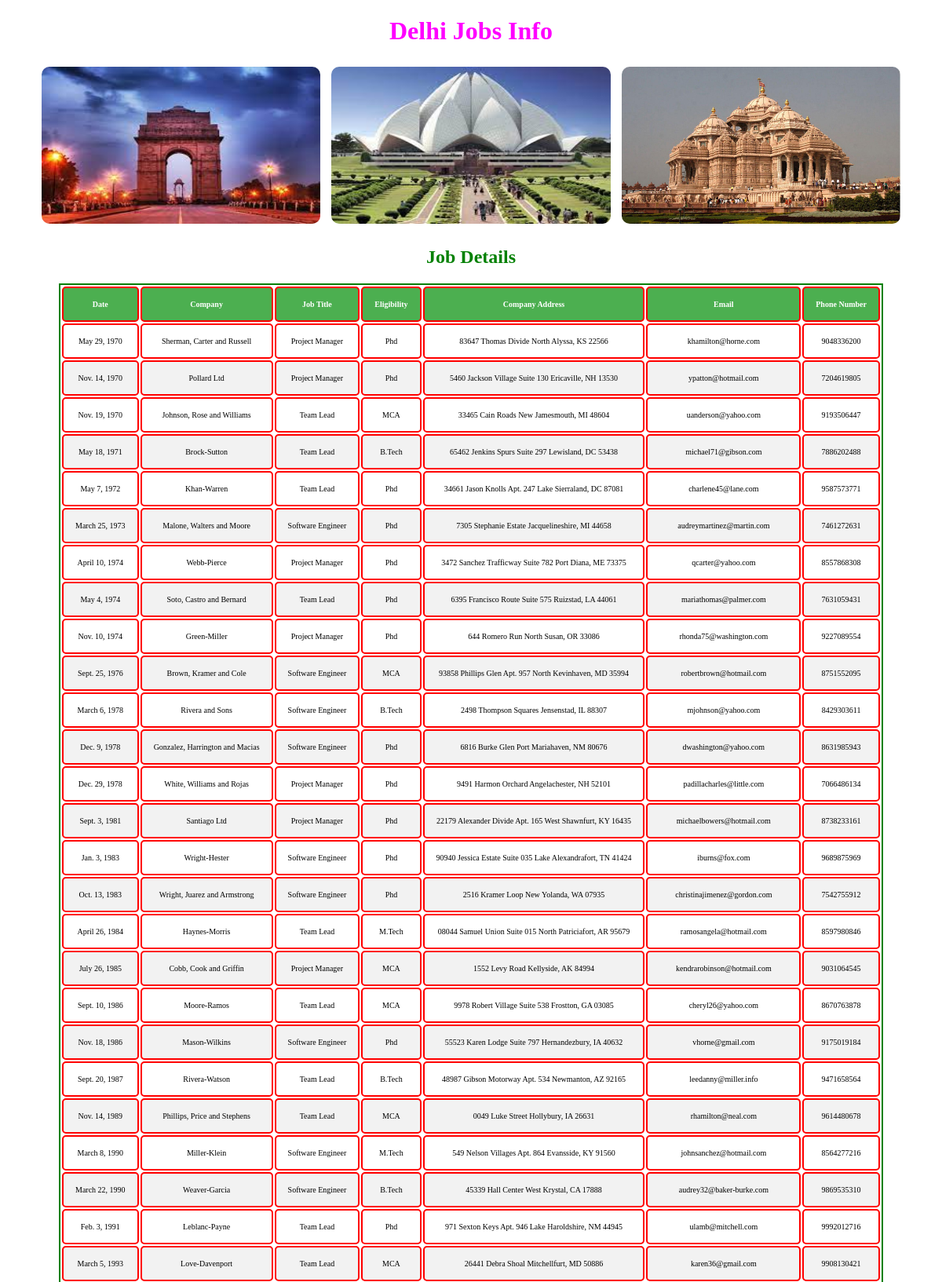
Page /delhijobs/ (upper part) on the committed database.
### jobsApp/models.py (models this page shows)
class delhijobs(models.Model):
    date = models.DateField()
    company = models.CharField(max_length = 100)
    job_title = models.CharField(max_length = 100)
    eligibility = models.CharField(max_length = 30)
    address = models.CharField(max_length = 100)
    email = models.EmailField()
    phone_number = models.IntegerField()

### jobsApp/views.py (the view, shortened to what this page needs)
# urls.py: url(r'^delhijobs/',views.jobs),
def jobs(request):
    area = ['Hyderabad','Pune','Delhi']
    area_msg = ' Jobs Info'
    path = str(request.path_info)
    if 'delhijobs' in path:
        area_msg = area[2] + area_msg
        delhi_jobs =  delhijobs.objects.order_by('date')
        img_1 = 'images/delhi_images/delhi_1.jfif'
        img_2 = 'images/delhi_images/delhi_2.jfif'
        img_3 = 'images/delhi_images/delhi_3.jpg'
        delhi_dict = {'jobs_list':delhi_jobs,
                    'area_msg':area_msg,
                     'img_1':img_1,
                     'img_2':img_2,
                     'img_3':img_3,}
        return render(request,'jobsApp/jobs.html',context = delhi_dict)

### templates/jobsApp/jobs.html (shortened to what this page needs)
<!DOCTYPE html>
{% load staticfiles %}
<html lang="en" dir="ltr">
  <head>
    <link rel = "stylesheet" href = "{% static "css/demo.css" %}">
  </head>
  <body>
    <h1>{{area_msg}}</h1>
    <div id="area">
      <img src = "{% static img_1 %}" alt ="">
      <img src = "{% static img_2 %}" alt ="">
      <img src = "{% static img_3 %}" alt ="">
    </div>
    <h2> Job Details</h2>
    {% if jobs_list %}
      <table>
        <thead>
          <th>Date</th>
          <th>Company</th>
          <th>Job Title</th>
          <th>Eligibility</th>
          <th>Company Address</th>
          <th>Email</th>
          <th>Phone Number</th>
        </thead>
      {% for job in jobs_list %}
        <tr>
          <td>{{job.date}}</td>
          <td>{{job.company}}</td>
          <td>{{job.job_title}}</td>
          <td>{{job.eligibility}}</td>
          <td>{{job.address}}</td>
          <td>{{job.email}}</td>
          <td>{{job.phone_number}}</td>
        </tr>
      {% endfor %}
      </table>
    {% else %}
      <h3>No Records Found...</h3>
  {% endif %}
  </body>
</html>

### static/css/demo.css (style rules this page uses)
h1 { color : magenta; text-align: center; }
h2 { color : green; text-align: center; }
body { background: url(https://images.unsplash.com/photo-1529400971008-f566de0e6dfc?ixid=MXwxMjA3fDB8MHxwaG90by1wYWdlfHx8fGVufDB8fHw%3D&ixlib=rb-1.2.1&auto=format&fit=crop&w=750&q=80); background-repeat: no-repeat; background-size: cover; }
#area { text-align: center; }
img { width:30%; height:200px; border-radius:10px; margin: 5px; }
table { margin: auto; border: 2px solid green; font-family:cursive; }
tr:nth-child(even) { background-color: #f2f2f2; }
th { background-color: #4CAF50; color: white; }
th, td { padding: 15px; text-align: center; border: 2px solid red; border-radius: 5px; font-size: 10px; }

### rows in the picture
delhijobs: date "May 29, 1970", company "Sherman, Carter and Russell", job_title "Project Manager", eligibility "Phd", address "83647 Thomas Divide North Alyssa, KS 22566", email "khamilton@horne.com", phone_number "9048336200"
delhijobs: date "Nov. 14, 1970", company "Pollard Ltd", job_title "Project Manager", eligibility "Phd", address "5460 Jackson Village Suite 130 Ericaville, NH 13530", email "ypatton@hotmail.com", phone_number "7204619805"
delhijobs: date "Nov. 19, 1970", company "Johnson, Rose and Williams", job_title "Team Lead", eligibility "MCA", address "33465 Cain Roads New Jamesmouth, MI 48604", email "uanderson@yahoo.com", phone_number "9193506447"
delhijobs: date "May 18, 1971", company "Brock-Sutton", job_title "Team Lead", eligibility "B.Tech", address "65462 Jenkins Spurs Suite 297 Lewisland, DC 53438", email "michael71@gibson.com", phone_number "7886202488"
delhijobs: date "May 7, 1972", company "Khan-Warren", job_title "Team Lead", eligibility "Phd", address "34661 Jason Knolls Apt. 247 Lake Sierraland, DC 87081", email "charlene45@lane.com", phone_number "9587573771"
delhijobs: date "March 25, 1973", company "Malone, Walters and Moore", job_title "Software Engineer", eligibility "Phd", address "7305 Stephanie Estate Jacquelineshire, MI 44658", email "audreymartinez@martin.com", phone_number "7461272631"
delhijobs: date "April 10, 1974", company "Webb-Pierce", job_title "Project Manager", eligibility "Phd", address "3472 Sanchez Trafficway Suite 782 Port Diana, ME 73375", email "qcarter@yahoo.com", phone_number "8557868308"
delhijobs: date "May 4, 1974", company "Soto, Castro and Bernard", job_title "Team Lead", eligibility "Phd", address "6395 Francisco Route Suite 575 Ruizstad, LA 44061", email "mariathomas@palmer.com", phone_number "7631059431"
delhijobs: date "Nov. 10, 1974", company "Green-Miller", job_title "Project Manager", eligibility "Phd", address "644 Romero Run North Susan, OR 33086", email "rhonda75@washington.com", phone_number "9227089554"
delhijobs: date "Sept. 25, 1976", company "Brown, Kramer and Cole", job_title "Software Engineer", eligibility "MCA", address "93858 Phillips Glen Apt. 957 North Kevinhaven, MD 35994", email "robertbrown@hotmail.com", phone_number "8751552095"
delhijobs: date "March 6, 1978", company "Rivera and Sons", job_title "Software Engineer", eligibility "B.Tech", address "2498 Thompson Squares Jensenstad, IL 88307", email "mjohnson@yahoo.com", phone_number "8429303611"
delhijobs: date "Dec. 9, 1978", company "Gonzalez, Harrington and Macias", job_title "Software Engineer", eligibility "Phd", address "6816 Burke Glen Port Mariahaven, NM 80676", email "dwashington@yahoo.com", phone_number "8631985943"
delhijobs: date "Dec. 29, 1978", company "White, Williams and Rojas", job_title "Project Manager", eligibility "Phd", address "9491 Harmon Orchard Angelachester, NH 52101", email "padillacharles@little.com", phone_number "7066486134"
delhijobs: date "Sept. 3, 1981", company "Santiago Ltd", job_title "Project Manager", eligibility "Phd", address "22179 Alexander Divide Apt. 165 West Shawnfurt, KY 16435", email "michaelbowers@hotmail.com", phone_number "8738233161"
delhijobs: date "Jan. 3, 1983", company "Wright-Hester", job_title "Software Engineer", eligibility "Phd", address "90940 Jessica Estate Suite 035 Lake Alexandrafort, TN 41424", email "iburns@fox.com", phone_number "9689875969"
delhijobs: date "Oct. 13, 1983", company "Wright, Juarez and Armstrong", job_title "Software Engineer", eligibility "Phd", address "2516 Kramer Loop New Yolanda, WA 07935", email "christinajimenez@gordon.com", phone_number "7542755912"
delhijobs: date "April 26, 1984", company "Haynes-Morris", job_title "Team Lead", eligibility "M.Tech", address "08044 Samuel Union Suite 015 North Patriciafort, AR 95679", email "ramosangela@hotmail.com", phone_number "8597980846"
delhijobs: date "July 26, 1985", company "Cobb, Cook and Griffin", job_title "Project Manager", eligibility "MCA", address "1552 Levy Road Kellyside, AK 84994", email "kendrarobinson@hotmail.com", phone_number "9031064545"
delhijobs: date "Sept. 10, 1986", company "Moore-Ramos", job_title "Team Lead", eligibility "MCA", address "9978 Robert Village Suite 538 Frostton, GA 03085", email "cheryl26@yahoo.com", phone_number "8670763878"
delhijobs: date "Nov. 18, 1986", company "Mason-Wilkins", job_title "Software Engineer", eligibility "Phd", address "55523 Karen Lodge Suite 797 Hernandezbury, IA 40632", email "vhorne@gmail.com", phone_number "9175019184"
delhijobs: date "Sept. 20, 1987", company "Rivera-Watson", job_title "Team Lead", eligibility "B.Tech", address "48987 Gibson Motorway Apt. 534 Newmanton, AZ 92165", email "leedanny@miller.info", phone_number "9471658564"
delhijobs: date "Nov. 14, 1989", company "Phillips, Price and Stephens", job_title "Team Lead", eligibility "MCA", address "0049 Luke Street Hollybury, IA 26631", email "rhamilton@neal.com", phone_number "9614480678"
delhijobs: date "March 8, 1990", company "Miller-Klein", job_title "Software Engineer", eligibility "M.Tech", address "549 Nelson Villages Apt. 864 Evansside, KY 91560", email "johnsanchez@hotmail.com", phone_number "8564277216"
delhijobs: date "March 22, 1990", company "Weaver-Garcia", job_title "Software Engineer", eligibility "B.Tech", address "45339 Hall Center West Krystal, CA 17888", email "audrey32@baker-burke.com", phone_number "9869535310"
delhijobs: date "Feb. 3, 1991", company "Leblanc-Payne", job_title "Team Lead", eligibility "Phd", address "971 Sexton Keys Apt. 946 Lake Haroldshire, NM 44945", email "ulamb@mitchell.com", phone_number "9992012716"
delhijobs: date "March 5, 1993", company "Love-Davenport", job_title "Team Lead", eligibility "MCA", address "26441 Debra Shoal Mitchellfurt, MD 50886", email "karen36@gmail.com", phone_number "9908130421"

### other values in the picture
{{ area_msg }} "Delhi Jobs Info"
